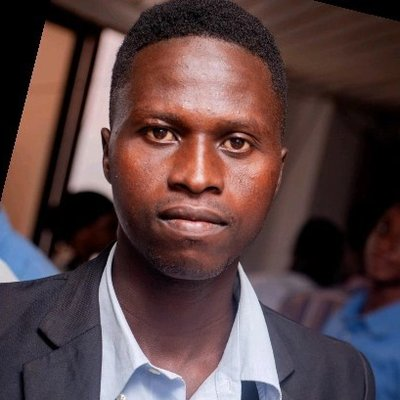
#> input picture assets/img/contributors/a-ganiw-naporo-alhassan.jpg, 400 x 400 px, given in place of alhassan-naporo.jpeg, which was not available
$ python crop_contributor_photos.py
#> lines starting #> are read from the running program, lines starting #| are printed output that depends on the picture; pictures that were not available may be replaced by others from this repository, and a replacement may not be noted
"""Crop and resize the contributor photos into assets/img/contributors/.

The sources are already square, so a plain centre-crop is a no-op; several are
wide shots where the subject sits off-centre. Detect the largest face, take a
square around it with headroom, and clamp to the image. Falls back to the
centre crop when no face is found.

Output is named after the contributor's slug, which is what
build_contributors.py looks for, so the source filenames only matter here.

Usage:  CONTRIBUTOR_PHOTOS=/path/to/photos python3 scripts/crop_contributor_photos.py
"""
import os, re, sys, yaml
import cv2
from PIL import Image, ImageOps

SRC = os.environ.get("CONTRIBUTOR_PHOTOS", "/home/owusus/Downloads/contributors")
DST = os.path.join(os.path.dirname(os.path.abspath(__file__)), "..",
                   "assets", "img", "contributors")
SIZE = 400
MIN_SIZE = 240        # avatars render at 52px CSS, so keep 2x headroom
MARGIN = 2.1          # square side as a multiple of the face box
EYE_LINE = 0.42       # put the face centre this far down the crop
MIN_FACE_FRAC = 0.08  # a detection much smaller than the frame is not a face

# Explicit, because several filenames differ from the name we list people under
# (spellings, middle names, or a different given name entirely).
MAP = {
    "akwasi-asare.jpeg":            "Akwasi Asare",
    "alhassan-naporo.jpeg":         "A.Ganiw Naporo Alhassan",
    "alidu-abubakar.jpeg":          "Abubakari Alidu",
    "atsu-agbemabiase.png":         "Atsu Agbemabiase",
    "baffoe-nicholas.png":          "Baffoe Nicholas",
    "bernard-adjei.png":            "Bernard Adjei",
    "chantelle-amoako.png":         "Chantelle Amoako-Atta",
    "elias-elikem.jpeg":            "Elias Dzobo",
    "emmanuel-saah.jpeg":           "Emmanuel Saah",
    "foster-buabeng.jpeg":          "Kwaku Dompreh",
    "gerhardt-datsormor.jpeg":      "Gerhardt Datsomor",
    "issac-donkor.jpeg":            "Isaac Donkoh",
    "joel-budu.jpeg":               "Joel Budu",
    "john-ayernor.jpeg":            "John Ayernor",
    "jonathan-markin.jpeg":         "Jonathan Markin",
    "josephus-bawah.jpeg":          "Josephus Bawah",
    "julius-segbezie.jpeg":         "Julius Segbedzi",
    "kasuadana-sulemana.jpeg":      "Kasuadana Adams",
    "kelvin-newman.jpeg":           "Kelvin Newman",
    "lawrence-edu-gyamfi.jpeg":     "Lawrence Adu-Gyamfi",
    "lucas-kpatah.png":             "Lucas Kpatah",
    "maxwell-sam.jpeg":             "Maxwell Sam",
    "mich-seth-owusu.jpeg":         "Mich-Seth Owusu",
    "onesimus-addo-appiah.jpeg":    "Onesimus Addo Appiah",
    "paul-azunre.jpeg":             "Paul Azunre",
    "prince-nasamu-alhassan.png":   "Prince Alhassan",
    "priscilla-nartey.jpeg":        "Priscilla Lartey",
    "saani-mustapha-deishini.jpeg": "Mustapha Saani",
    "stephen-moore.jpeg":           "Stephen Moore",
    "timothy-aguya-akasiya.jpeg":   "Timothy Aguya Akasiya",
    "tyra-koranteng.jpeg":          "Tyra Koranteng",
}


# Contributors whose photo already lives in the repo, from when they were listed
# on the team page. Cropped the same way as everyone else so the circles match.
REPO_SOURCES = {
    'Benjamin Essilfie-Nyame'   : 'assets/img/team/Benjamin.png',
    'Bernard Adabankah'         : 'assets/img/team/adabankah.jpeg',
    'Bernard Opoku'             : 'assets/img/team/bernard.jpeg',
    'Clara Asare-Nyarko'        : 'assets/img/team/clara.jpg',
    'Daniel Elijah'             : 'assets/img/team/elijah.jpg',
    'David Sasu'                : 'assets/img/team/david.png',
    'Deborah Dormah Kanubala'   : 'assets/img/team/kanubala.jpg',
    'Edwin Munkoh-Buabeng'      : 'assets/img/uploads/img_9753-2__01.jpg',
    'Emile Adotey'              : 'assets/img/team/emile.jpeg',
    'Felix Akwerh'              : 'assets/img/team/felix.jpg',
    'Franklin Adjei'            : 'assets/img/team/FranklinAdjei.jpg',
    'Gideon Brogya'             : 'assets/img/uploads/file.jpg',
    'Gloria Appiah Nsiah'       : 'assets/img/team/gloria.jpeg',
    'Hussein Suhuyini'          : 'assets/img/team/hussein.png',
    'Immanuel Wallace'          : 'assets/img/uploads/pass_2-1-.jpg',
    'Joseph Otoo'               : 'assets/img/team/joseph.jpg',
    'Mark Amoako Marcel'        : 'assets/img/team/mark.jpg',
    'Naafi Dasana Ibrahim'      : 'assets/img/uploads/naafi_2.jpg',
    'Richard Nii Lante Lawson'  : 'assets/img/team/niilante.jpg',
    'Salomey Addo'              : 'assets/img/team/salomey.jpg',
    'Salomey Osei'              : 'assets/img/team/salomeyosei.jpeg',
    'Samuel Nyarko'             : 'assets/img/team/samuel.jpeg',
    'Vincent-Michael Ampadu'    : 'assets/img/uploads/vincent.jpg',
    'Wisdom Ofori'              : 'assets/img/uploads/img_5484.jpg',
}


def slug(name):
    return re.sub(r"-+", "-", re.sub(r"[^a-z0-9]+", "-", name.lower())).strip("-")


cascade = cv2.CascadeClassifier(
    cv2.data.haarcascades + "haarcascade_frontalface_default.xml")

report = []
jobs = [(os.path.join(SRC, fn), name) for fn, name in MAP.items()]
jobs += [(os.path.join(os.path.dirname(os.path.abspath(__file__)), "..", rel), name)
         for name, rel in REPO_SOURCES.items()]

for path, name in sorted(jobs, key=lambda kv: kv[1]):
    im = ImageOps.exif_transpose(Image.open(path))
#> im is the input picture: PIL image 400x400 RGB; mean R, G, B 89.3, 67.2, 68.9
    if im.mode in ("RGBA", "LA", "P"):
        im = im.convert("RGBA")
        im = Image.alpha_composite(Image.new("RGBA", im.size, (255,)*4), im)
    im = im.convert("RGB")
    W, H = im.size
#> W = 400; H = 400

    gray = cv2.cvtColor(cv2.imread(path), cv2.COLOR_BGR2GRAY) if os.path.exists(path) else None
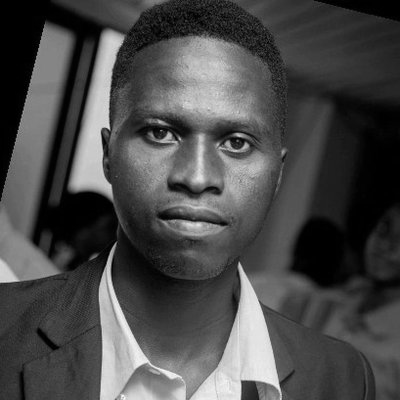
#> gray: shape (400, 400); min 0, max 253, mean 74
    faces = []
    if gray is not None:
        # Two guards against false positives. A detection much smaller than the
        # frame is usually a detail rather than a face -- a mouth, or a picture
        # on the wall -- and one low in the frame is something else again: on a
        # full-length portrait the cascade matches shoes down there.
        floor = max(40, int(min(gray.shape[:2]) * MIN_FACE_FRAC))
#> floor = 40
        faces = [f for f in cascade.detectMultiScale(gray, 1.1, 6, minSize=(floor, floor))
                 if (f[1] + f[3] / 2) < gray.shape[0] * 0.6]
#> faces = [[102, 60, 195, 195]]
    if len(faces):
        x, y, w, h = max(faces, key=lambda f: f[2] * f[3])
#> x = 102; y = 60; w = 195; h = 195
        side = min(int(max(w, h) * MARGIN), W, H)
#> side = 400
        cx, cy = x + w / 2, y + h / 2
#> cx = 199.5; cy = 157.5
        left = int(round(cx - side / 2))
#> left = 0
        top = int(round(cy - side * EYE_LINE))
#> top = -10
        left = max(0, min(left, W - side))
        top = max(0, min(top, H - side))
#> top = 0
        box, how = (left, top, left + side, top + side), f"face {w}x{h}"
#> box = (0, 0, 400, 400); how = 'face 195x195'
    else:
        # No usable face. Take the square from the top of a portrait rather than
        # its middle -- heads sit near the top -- and from the middle of a
        # landscape, where there is no vertical crop to get wrong.
        sq = min(W, H)
        top = 0 if H > W else (H - sq) // 2
        box, how = ((W - sq)//2, top, (W + sq)//2, top + sq), "top crop (no face)"

    out_im = im.crop(box)
    target = max(MIN_SIZE, min(SIZE, out_im.size[0]))
#> target = 400
    if out_im.size[0] != target:
        out_im = out_im.resize((target, target), Image.LANCZOS)
    out = os.path.join(DST, slug(name) + ".jpg")
    out_im.save(out, "JPEG", quality=85, optimize=True, progressive=True)
    report.append((name, how, out_im.size[0], os.path.getsize(out)//1024))
#> pass 2 of the loop `for path, name in sorted(jobs, key=lambda kv: kv[1]):`:
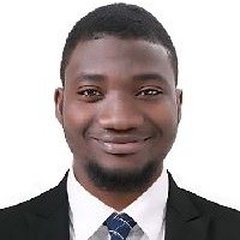
#> input picture assets/img/contributors/abubakari-alidu.jpg, 240 x 240 px, given in place of alidu-abubakar.jpeg, which was not available
#> im is the input picture: PIL image 240x240 RGB; mean R, G, B 177.9, 169.8, 169.5
#> `gray = cv2.cvtColor(cv2.imread(path), cv2.COLOR_BGR2GRAY) if os.path.e..`:
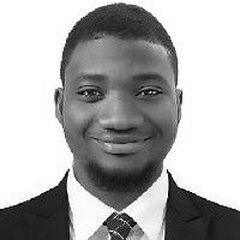
#> gray: shape (240, 240); min 0, max 255, mean 172.2
#> faces = [[45, 36, 140, 140]]
#> x = 45; y = 36; w = 140
#> side = 240
#> cx = 115; cy = 106
#> `left = int(round(cx - side / 2))`: left = -5
#> `top = int(round(cy - side * EYE_LINE))`: top = 5
#> `left = max(0, min(left, W - side))`: left = 0
#> box = (0, 0, 240, 240); how = 'face 140x140'
#> pass 3 of the loop `for path, name in sorted(jobs, key=lambda kv: kv[1]):`:
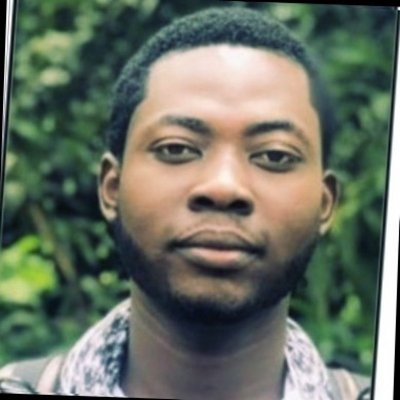
#> input picture assets/img/contributors/akwasi-asare.jpg, 400 x 400 px, given in place of akwasi-asare.jpeg, which was not available
#> im is the input picture: PIL image 400x400 RGB; mean R, G, B 105.1, 113.1, 100
#> `gray = cv2.cvtColor(cv2.imread(path), cv2.COLOR_BGR2GRAY) if os.path.e..`:
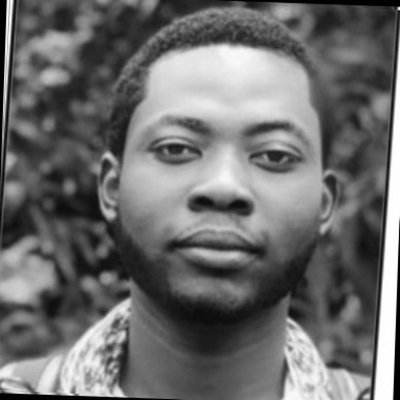
#> gray: shape (400, 400); min 0, max 255, mean 109.2
#> faces = [[95, 48, 256, 256]]
#> x = 95; y = 48; w = 256
#> side = 400
#> cx = 223; cy = 176
#> `left = int(round(cx - side / 2))`: left = 23
#> `top = int(round(cy - side * EYE_LINE))`: top = 8
#> `left = max(0, min(left, W - side))`: left = 0
#> box = (0, 0, 400, 400); how = 'face 256x256'
#> (the run stopped early here; a loop or call above may not have finished)
